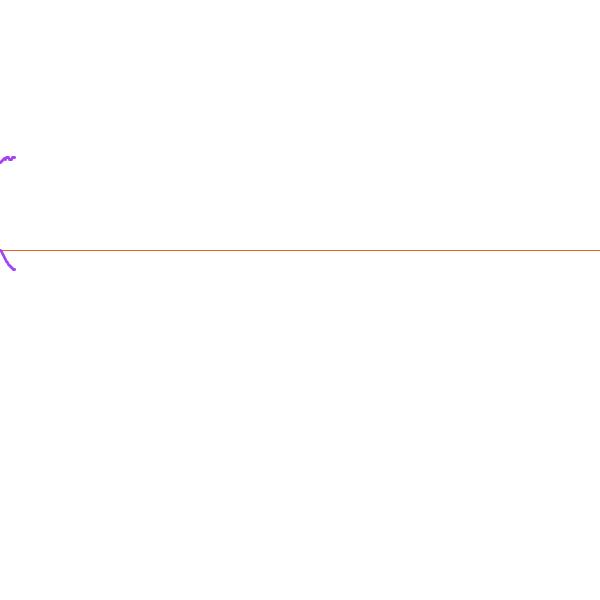
Frame 1 (no input)
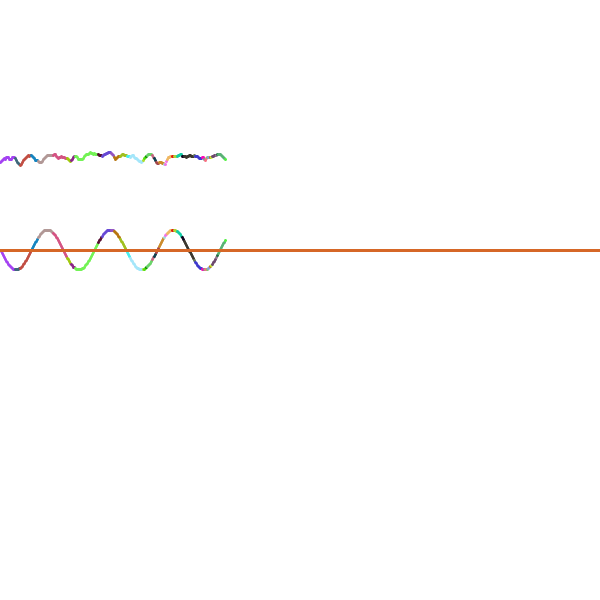
Frame 60 (the mouse pressed at the canvas centre just before this capture)
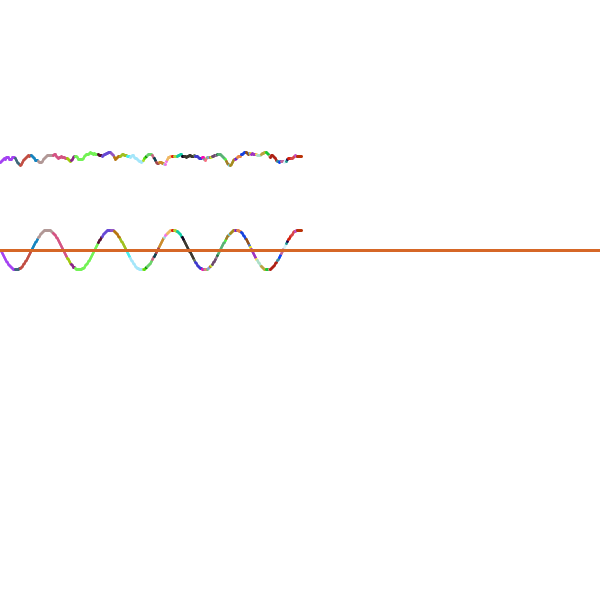
Frame 120 (the mouse held since frame 60 and released just before this capture)

The Processing sketch that drew these frames (run headless with seeded random() and noise(); from frame 60 on, the mouse is pressed at the canvas centre):

// Processing sketch: sinWaves
// ── sinWaves.pde
float x = 0;

void setup(){
	size(600,600);
	background(255);

	// frameRate(10);
}

// size(300, 300);
// background(#357BC4);

void draw(){
	stroke(#D66727);
	// line(0, 50, width, 50);
	// line(0, 150, width, 150);
	line(0, 250, width, 250);
	stroke(random(255),random(255),random(255));
	strokeWeight(3);

	// float x = 0;
	while(x < random(width)) {
	  // point(x, 50 + random(-10, 10));   // random(-10,10) returns number between -10 and 10
	  point(x, 150 + 20 * noise(x/10)); // noise() returns number between 0 and 1
	  point(x, 250 + 20 * sin(x/10));   // sin() returns number between -1 and 1
	  x = x + 1;
	}
}
